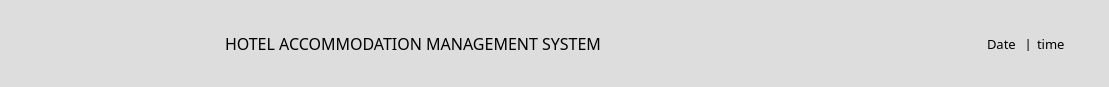
        <widget class="QWidget" name="widget" native="true">
         <property name="minimumSize">
          <size>
           <width>0</width>
           <height>87</height>
          </size>
         </property>
         <property name="maximumSize">
          <size>
           <width>16777215</width>
           <height>87</height>
          </size>
         </property>
         <property name="styleSheet">
          <string notr="true">background-color: rgb(221, 221, 221);</string>
         </property>
         <layout class="QHBoxLayout" name="horizontalLayout_3">
          <property name="spacing">
           <number>0</number>
          </property>
          <property name="leftMargin">
           <number>0</number>
          </property>
          <property name="topMargin">
           <number>0</number>
          </property>
          <property name="rightMargin">
           <number>0</number>
          </property>
          <property name="bottomMargin">
           <number>0</number>
          </property>
          <item alignment="Qt::AlignHCenter|Qt::AlignVCenter">
           <widget class="QPushButton" name="btnMenu1">
            <property name="minimumSize">
             <size>
              <width>75</width>
              <height>87</height>
             </size>
            </property>
            <property name="maximumSize">
             <size>
              <width>75</width>
              <height>87</height>
             </size>
            </property>
            <property name="styleSheet">
             <string notr="true">QPushButton{
border:none;
border-radius: 3px;
padding: 8px 0 8px 15px;
color: rgb(0, 0, 0);
}

QPushButton:hover {
	;
	background-color: rgb(218, 218, 218);
}

QPushButton:pressed {
	background-color: rgb(255, 255, 255);
}</string>
            </property>
            <property name="text">
             <string/>
            </property>
            <property name="icon">
             <iconset>
              <normaloff>menu.svg</normaloff>
              <normalon>chevron-left.svg</normalon>menu.svg</iconset>
            </property>
            <property name="iconSize">
             <size>
              <width>28</width>
              <height>28</height>
             </size>
            </property>
            <property name="checkable">
             <bool>true</bool>
            </property>
            <property name="checked">
             <bool>false</bool>
            </property>
            <property name="autoExclusive">
             <bool>false</bool>
            </property>
           </widget>
          </item>
          <item>
           <spacer name="horizontalSpacer_39">
            <property name="orientation">
             <enum>Qt::Horizontal</enum>
            </property>
            <property name="sizeType">
             <enum>QSizePolicy::Expanding</enum>
            </property>
            <property name="sizeHint" stdset="0">
             <size>
              <width>150</width>
              <height>20</height>
             </size>
            </property>
           </spacer>
          </item>
          <item>
           <widget class="QLabel" name="system_name">
            <property name="font">
             <font>
              <family>Arial Rounded MT Bold</family>
              <pointsize>12</pointsize>
              <weight>50</weight>
              <italic>false</italic>
              <bold>false</bold>
             </font>
            </property>
            <property name="text">
             <string>HOTEL ACCOMMODATION MANAGEMENT SYSTEM</string>
            </property>
           </widget>
          </item>
          <item>
           <spacer name="horizontalSpacer_3">
            <property name="orientation">
             <enum>Qt::Horizontal</enum>
            </property>
            <property name="sizeHint" stdset="0">
             <size>
              <width>386</width>
              <height>20</height>
             </size>
            </property>
           </spacer>
          </item>
          <item>
           <widget class="QLabel" name="lblDate">
            <property name="font">
             <font>
              <family>Century Gothic</family>
              <pointsize>10</pointsize>
             </font>
            </property>
            <property name="text">
             <string>Date </string>
            </property>
           </widget>
          </item>
          <item>
           <widget class="QLabel" name="label_11">
            <property name="text">
             <string>  |  </string>
            </property>
           </widget>
          </item>
          <item>
           <widget class="QLabel" name="lblTime">
            <property name="font">
             <font>
              <family>Century Gothic</family>
              <pointsize>10</pointsize>
             </font>
            </property>
            <property name="text">
             <string>time     </string>
            </property>
           </widget>
          </item>
          <item>
           <spacer name="horizontalSpacer_28">
            <property name="orientation">
             <enum>Qt::Horizontal</enum>
            </property>
            <property name="sizeType">
             <enum>QSizePolicy::Fixed</enum>
            </property>
            <property name="sizeHint" stdset="0">
             <size>
              <width>20</width>
              <height>20</height>
             </size>
            </property>
           </spacer>
          </item>
          <item>
           <widget class="QLabel" name="label_8">
            <property name="text">
             <string/>
            </property>
           </widget>
          </item>
         </layout>
        </widget>
